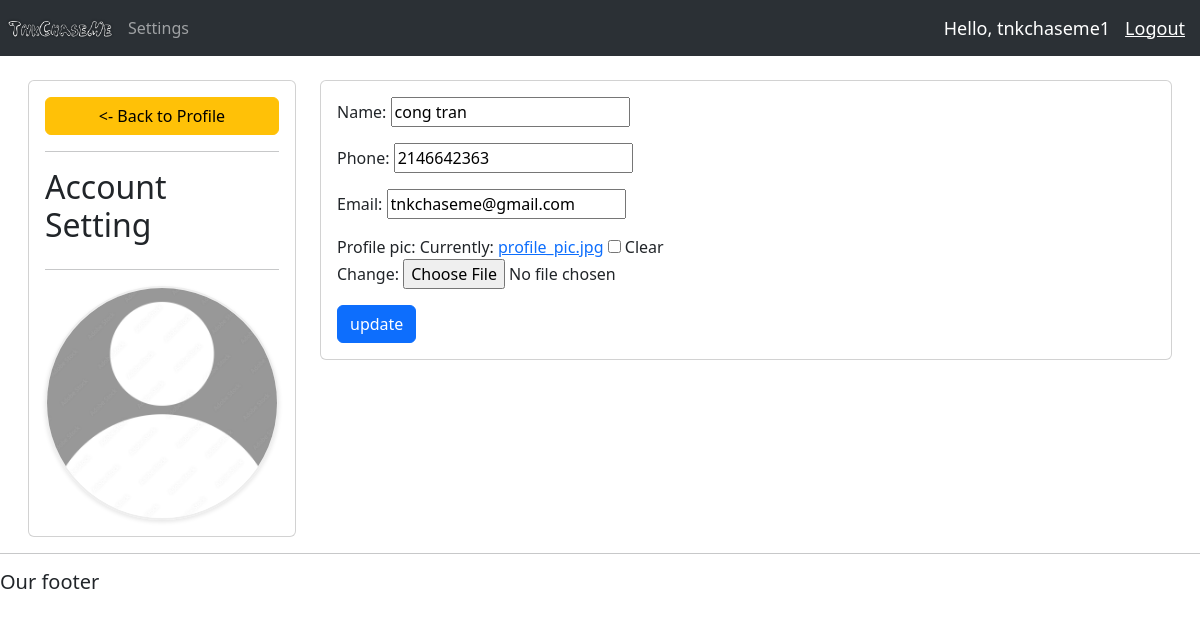
The app's page /settings/ (signed in) with its own data.
### account/models.py (models this page shows, shortened)
class Customer(models.Model):
    user = models.OneToOneField(User, on_delete=models.CASCADE, null=True, blank=True)
    name = models.CharField(max_length=50, null=True)
    phone = models.CharField(max_length=100, null=True)
    email = models.CharField(max_length=100, null=True)
    profile_pic = models.ImageField(null=True, blank=True,default="profile_pic.jpg")
    date_created = models.DateTimeField(auto_now_add=True, null=True)

### account/decorators.py (the view)
        def wrapper_func(request, *args, **kwargs):
            groups = request.user.groups.all()
            if any(group.name in allowed_roles for group in groups):
                return view_func(request, *args, **kwargs)
            else:
                return HttpResponse("You are not authorized to view this page")

### account/forms.py
class CustomerForm(ModelForm):
    class Meta:
        model = Customer
        fields = '__all__'
        exclude = ['user']

### account/views.py (called while the page is built)
@login_required()
@allow_users(allowed_roles=['customer'])
def userSetting(request):
    user = request.user.customer
    form = CustomerForm(instance=user)
    if request.method == 'POST':
        form = CustomerForm(request.POST, request.FILES, instance=user)
        if form.is_valid():
            form.save()
    context = {'form': form}
    return render(request, 'accounts/utility/settings.html', context)

### account/templates/accounts/utility/settings.html (shortened to what this page needs)
{% extends 'accounts/utility/base.html' %}
{% load static %}
{% block content %}
    <br>
    <div class="container-fluid">
        <div class="row">
            <div class="col-md-3">
                <div class="card card-body">
                    <a class="btn btn-warning" href="{% url 'home' %}"><- Back to Profile</a>
                    <hr>
                    <h2>Account Setting</h2>
                    <hr>
                    <img class="profile-pic" src="{{ request.user.customer.profile_pic.url }}">
                </div>
            </div>
            <div class="col-md-9">
                <div class="card card-body">
                    <form method="post" action="{% url 'settings' %}"
                          enctype="multipart/form-data">
                        {{ form.as_p }}
                        <input type='submit' value="update" class="btn btn-primary" name="Update Information">
                    </form>
                </div>
            </div>
        </div>
    </div>
{% endblock %}

### account/templates/accounts/utility/navbar.html (shortened to what this page needs)
{%load static%}
<nav class="navbar bg-dark navbar-expand-lg bg-body-tertiary" data-bs-theme="dark">
    <img src="{% static 'images/logo.png' %}" id="logo" class="navbar-logo">
    <div class="collapse navbar-collapse" id="navbarNavAltMarkup">
        <div class="navbar-nav">
            {% if request.user.is_staff %}
            <a class="nav-link active" aria-current="page" href="{% url 'home' %}">Home</a>
            <a class="nav-link" href="#">Features</a>
            {% else %}
                <a class="nav-link" href="{% url 'settings' %}">Settings</a>
            {% endif %}
        </div>
    </div>
    <span class="hello-msg">Hello, {{ request.user }}</span>
    <span><a class="hello-msg" href="{% url 'logout_account' %}">Logout</a></span>
</nav>

### static/css/main.css (style rules this page uses)
body { background-color: #ebeff5; }
.navbar-logo { max-width: 10%; height:auto; }

### account/templates/accounts/utility/navbar.html (style rules this page uses)
.hello-msg { font-size: 18px; color:white; padding-right:15px; }

### account/templates/accounts/utility/settings.html (style rules this page uses)
.profile-pic { max-width: 300px; max-height: 350px; border-radius: 50%; border: 2px solid #eee; object-fit: cover; display: block; box-shadow: 0 2px 4px rgba(0, 0, 0, 0.1); }

### records on screen
Customer: name "cong tran", phone "2146642363", email "tnkchaseme@gmail.com"

### other values on screen
{{ request.user }} "tnkchaseme1"
